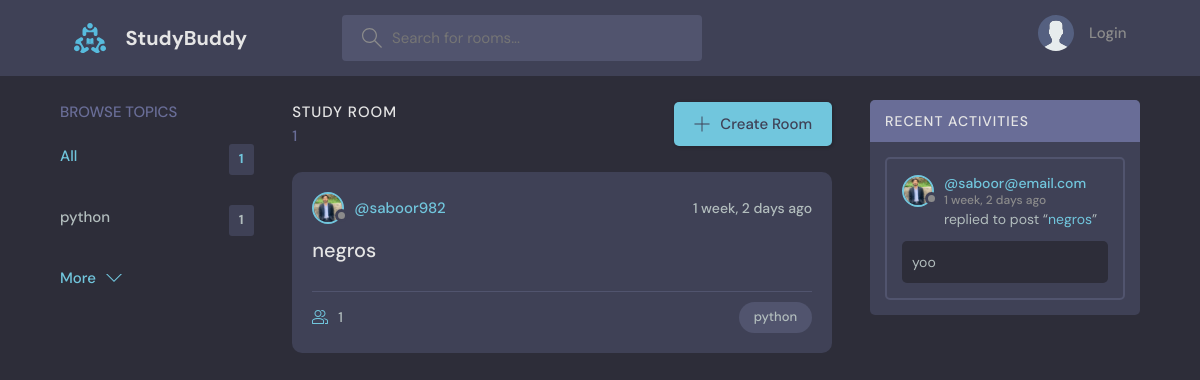
The app's page /, older data.
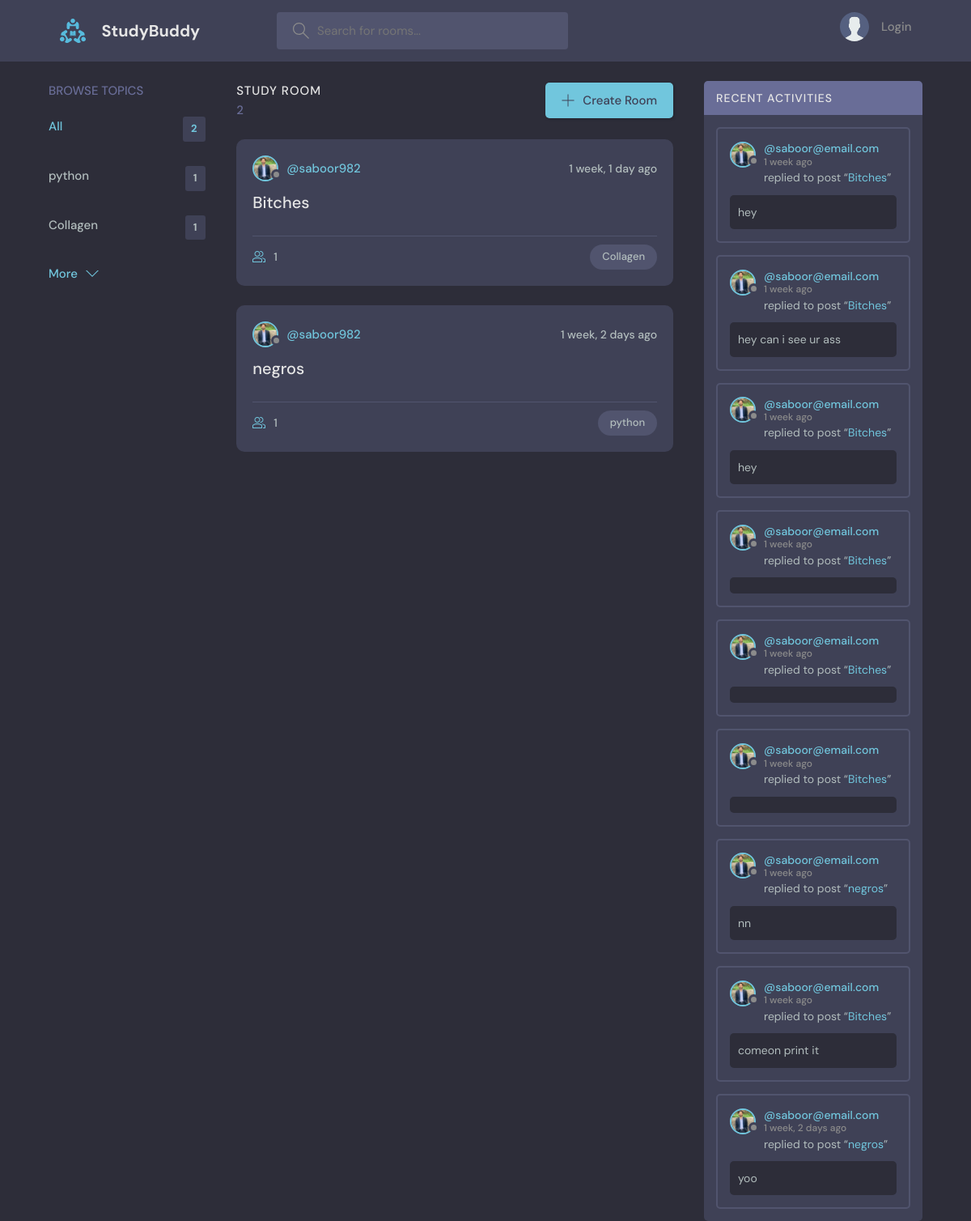
The same page, newer data.
### base/models.py (models this page shows, shortened)
class Topic(models.Model):
    name = models.CharField(max_length=200)

class Room(models.Model):
    host = models.ForeignKey(User, on_delete=models.SET_NULL, null=True)
    topic = models.ForeignKey(Topic, on_delete=models.SET_NULL, null=True)
    name = models.CharField(max_length=200)
    description = models.TextField(null=True, blank=True)
    participants = models.ManyToManyField(User, related_name='participants', blank=True)
    updated = models.DateTimeField(auto_now=True)
    created = models.DateTimeField(auto_now_add=True)
    class Meta:
        ordering = ['-updated', '-created']
    def __str__(self):
        return self.name

class User(AbstractUser):
    name = models.CharField(max_length=200, null=True)
    email = models.EmailField(unique=True, null=True)
    bio = models.TextField(null=True)
    avatar = models.ImageField(null=True, default="avatar.svg")
    USERNAME_FIELD = 'email'
    REQUIRED_FIELDS = []

class message(models.Model):
    user = models.ForeignKey(User, on_delete=models.CASCADE)
    room = models.ForeignKey(Room, on_delete=models.CASCADE)
    body = models.TextField(blank=True,null=True)
    file = models.FileField(upload_to='uploads/',blank=True,null=True)
    updated = models.DateTimeField(auto_now=True)
    created = models.DateTimeField(auto_now_add=True)
    class Meta:
        ordering = ['-updated', '-created']

### base/views.py (the view)
# urls.py: path('', views.home, name="home"),
def home(request):
    q = request.GET.get('q') if request.GET.get('q') != None else ''
    rooms = Room.objects.filter(
        Q(topic__name__icontains=q)
      | Q(name__icontains=q)
      | Q(description__icontains=q)
      )
    topics = Topic.objects.all()[0:4]
    room_count = rooms.count()
    room_messages = message.objects.filter(Q(room__topic__name__icontains=q))
    context = {'rooms': rooms, 'topics':topics, 'room_count':room_count , 'room_messages':room_messages}
    return render(request, 'base/home.html',context)

### base/templates/base/home.html (shortened to what this page needs)
{% extends 'main.html' %}
{% block content %}
    <main class="layout layout--3">
      <div class="container">
        {% include 'base/topics_components.html' %}
        <div class="roomList">
          <div class="roomList__header">
            <div>
              <h2>Study Room</h2>
              <p>{{room_count}}</p>
            </div>
            <a class="btn btn--main" href="{% url 'create-room' %}">
              <svg version="1.1" xmlns="http://www.w3.org/2000/svg" width="32" height="32" viewBox="0 0 32 32">
                <title>add</title>
                <path
                  d="M16.943 0.943h-1.885v14.115h-14.115v1.885h14.115v14.115h1.885v-14.115h14.115v-1.885h-14.115v-14.115z"
                ></path>
              </svg>
              Create Room
            </a>
          </div>
          {% include 'base/feed_component.html' %}
        </div>
        {% include 'base/activity_component.html' %}
      </div>
    </main>
{% endblock  %}

### base/templates/base/topics_components.html
<div class="topics">
    <div class="topics__header">
      <h2>Browse Topics</h2>
    </div>
    <ul class="topics__list">
      <li>
        <a href="{% url 'home' %}" class="active">All <span>{{topics.count}}</span></a>
      </li>
      {% for topic in topics %}
      <li>
        <a href="{% url 'home' %}?q={{topic.name}}">{{topic.name}} <span>{{topic.room_set.all.count}}</span></a>
      </li>
      {% endfor %}
    </ul>
    <a class="btn btn--link" href="{% url 'topics' %}">
      More
      <svg version="1.1" xmlns="http://www.w3.org/2000/svg" width="32" height="32" viewBox="0 0 32 32">
        <title>chevron-down</title>
        <path d="M16 21l-13-13h-3l16 16 16-16h-3l-13 13z"></path>
      </svg>
    </a>
  </div>

### base/templates/base/feed_component.html (shortened to what this page needs)
{% for room in rooms %}
<div class="roomListRoom">
    <div class="roomListRoom__header">
      <a href="{% url 'user-profile' room.host.id %}" class="roomListRoom__author">
        <div class="avatar avatar--small">
          <img src="{{room.host.avatar.url}}" />
        </div>
        <span>@{{room.host.username}}</span>
      </a>
      <div class="roomListRoom__actions">
        <span>{{room.created|timesince}} ago</span>
      </div>
    </div>
    <div class="roomListRoom__content">
      <a href="{% url 'room' room.id %}">{{room.name}}</a>
    </div>
    <div class="roomListRoom__meta">
      <a href="{% url 'room' room.id %}" class="roomListRoom__joined">
        {{room.participants.all.count}}
      </a>
      <p class="roomListRoom__topic">{{room.topic.name}}</p>
    </div>
  </div>
  {% endfor %}

### base/templates/base/activity_component.html (shortened to what this page needs)
<div class="activities">
    <div class="activities__header">
      <h2>Recent Activities</h2>
    </div>
    {% for message in room_messages %}
    <div class="activities__box">
      <div class="activities__boxHeader roomListRoom__header">
        <a href="{% url 'user-profile' message.user.id %}" class="roomListRoom__author">
          <div class="avatar avatar--small">
            <img src="{{message.user.avatar.url}}" />
          </div>
          <p>
            @{{message.user}}
            <span> {{message.created|timesince}} ago</span>
          </p>
        </a>
      </div>
      <div class="activities__boxContent">
        <p>replied to post “<a href="{% url 'room' message.room.id %}">{{message.room}}</a>”</p>
        <div class="activities__boxRoomContent">
          {{message.body}}
        </div>
      </div>
    </div>
    {% endfor %}
  </div>

Row changes from the older to the newer data that the page shows:
added Topic: name "Collagen", room_set.all.count "1"
added Room: host.avatar (picture), host.username "saboor982", created "1 week, 1 day", name "Bitches", participants.all.count "1", topic.name "Collagen"
added message: user.avatar (picture), user "saboor@email.com", created "1 week", room "Bitches", body "hey"
added message: user.avatar (picture), user "saboor@email.com", created "1 week", room "Bitches", body "hey can i see ur ass"
added message: user.avatar (picture), user "saboor@email.com", created "1 week", room "Bitches", body "hey"
added message: user.avatar (picture), user "saboor@email.com", created "1 week", room "Bitches"
added message: user.avatar (picture), user "saboor@email.com", created "1 week", room "Bitches"
added message: user.avatar (picture), user "saboor@email.com", created "1 week", room "Bitches"
added message: user.avatar (picture), user "saboor@email.com", created "1 week", room "negros", body "nn"
added message: user.avatar (picture), user "saboor@email.com", created "1 week", room "Bitches", body "comeon print it"
Text that changed along with them:
{{ topics.count }}: "1" → "2"
{{ room_count }}: "1" → "2"
